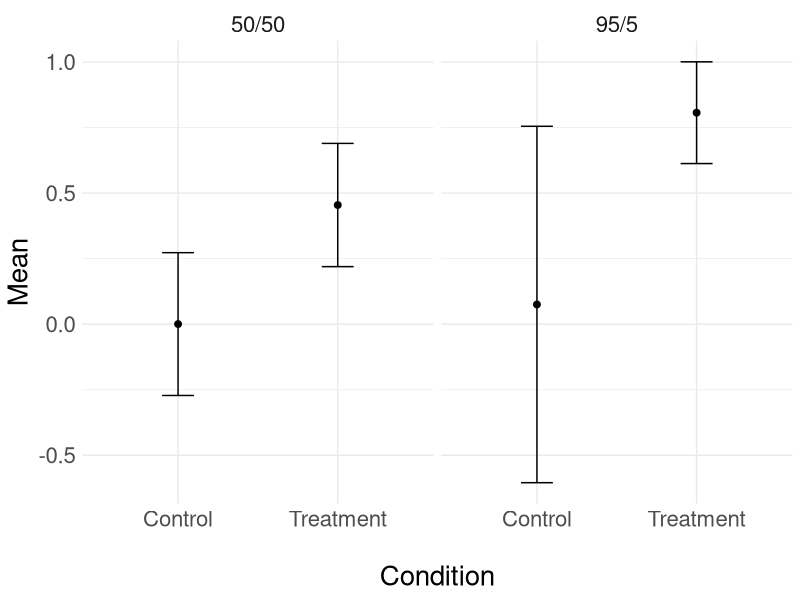
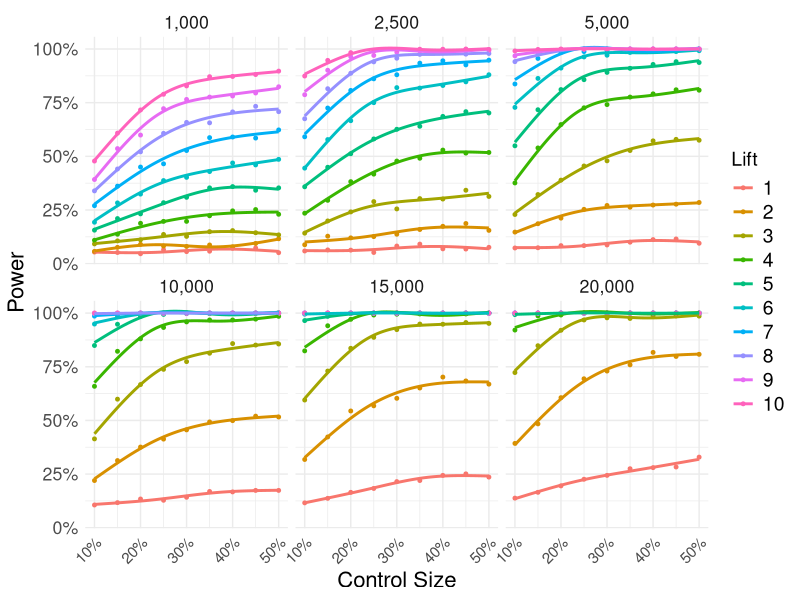
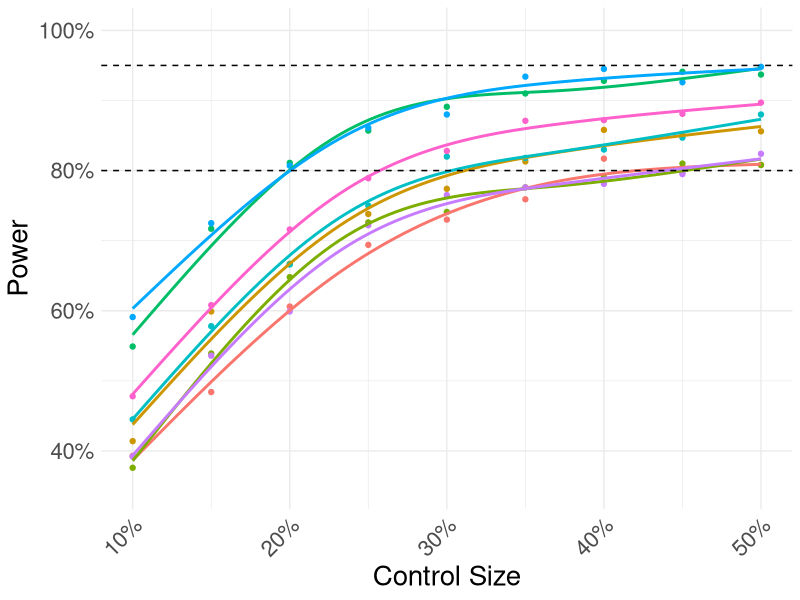
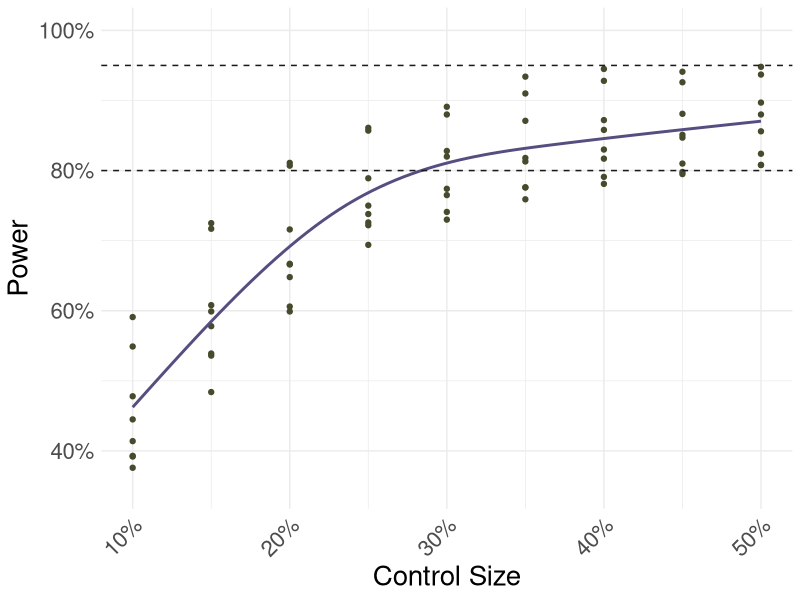

These charts were generated, in order, by the following R code: (Note: this script raises an error after producing the figures.)
## ---- chunk 1
library(tidyverse)
library(mgcv)
library(splines)
library(segmented)
dat <- read_csv("control_size_results.csv")
## ---- chunk 2
set.seed(1839)
halfhalf <- tibble(
  x = rep(0:1, each = 50),
  y = rnorm(100, ifelse(x == 0, 0, .8))
)
# t.test(y ~ x, halfhalf) # uncomment to see sig
holdout5 <- tibble(
  x = c(rep(0, 5), rep(1, 95)),
  y = rnorm(100, ifelse(x == 0, 0, .8))
)
# t.test(y ~ x, holdout5) # uncomment to see sig
se <- function(x) sd(x) / sqrt(length(x))
illustrate <- tibble(
  split = c("50/50", "50/50", "95/5", "95/5"),
  cond = c("Control", "Treatment", "Control", "Treatment"),
  mean = c(with(halfhalf, tapply(y, x, mean)), 
           with(holdout5, tapply(y, x, mean))),
  se = c(with(halfhalf, tapply(y, x, se)), with(holdout5, tapply(y, x, se)))
)
ggplot(illustrate, aes(x = cond, y = mean)) +
  geom_point(size = 2) +
  geom_errorbar(aes(ymin = mean - 1.96 * se, ymax = mean + 1.96 * se),
                width = .2) +
  facet_grid(~ split) +
  theme_minimal() +
  theme(text = element_text(size = 20),
        legend.position = "none") +
  labs(x = "\nCondition", y = "Mean")
## ---- chunk 3
ggplot(dat, aes(x = ctl, y = power, color = factor(lift * 100))) +
  geom_point(size = 1) +
  geom_smooth(se = FALSE, method = "gam", alpha = .8,
              formula = y ~ ns(x, df = 3), size = 1) +
  facet_wrap(~ n, labeller = as_labeller(c(
    "1000" = "1,000",
    "2500" = "2,500",
    "5000" = "5,000",
    "10000" = "10,000",
    "15000" = "15,000",
    "20000" = "20,000"
  ))) +
  theme_minimal() +
  theme(axis.text.x = element_text(hjust = 1, angle = 45, size = 11),
        text = element_text(size = 16),
        # legend.position = "top",
        legend.title = element_text(size = 14),
        legend.text = element_text(size = 14)) +
  labs(x = "Control Size", y = "Power") +
  scale_color_discrete(name = "Lift") +
  scale_x_continuous(label = function(x) paste0(x * 100, "%")) +
  scale_y_continuous(label = function(x) paste0(x * 100, "%"))
## ---- chunk 4
dat %>% 
  group_by(n, lift) %>% 
  filter(max(power) > .8 & max(power) < .95) %>% 
  ggplot(aes(x = ctl, y = power, color = paste0(lift, n))) +
  geom_point() +
  geom_smooth(se = FALSE, method = "gam", formula = y ~ ns(x, df = 3)) +
  geom_hline(aes(yintercept = .8), linetype = 2) +
  geom_hline(aes(yintercept = .95), linetype = 2) +
  theme_minimal() +
  theme(axis.text.x = element_text(hjust = 1, angle = 45),
        text = element_text(size = 20),
        legend.position = "none") +
  labs(x = "Control Size", y = "Power") +
  scale_x_continuous(label = function(x) paste0(x * 100, "%")) +
  scale_y_continuous(label = function(x) paste0(x * 100, "%")) +
  coord_cartesian(ylim = c(.35, 1))
## ---- chunk 5
dat %>% 
  group_by(n, lift) %>% 
  filter(max(power) > .8 & max(power) < .95) %>% 
  ggplot(aes(x = ctl, y = power)) +
  geom_point(color = "#474A2C") +
  geom_smooth(se = FALSE, method = "gam", formula = y ~ ns(x, df = 3),
              color = "#564D80") +
  geom_hline(aes(yintercept = .8), linetype = 2, color = "grey10") +
  geom_hline(aes(yintercept = .95), linetype = 2, color = "grey10") +
  theme_minimal() +
  theme(axis.text.x = element_text(hjust = 1, angle = 45),
        text = element_text(size = 20),
        legend.position = "none") +
  labs(x = "Control Size", y = "Power") +
  scale_x_continuous(label = function(x) paste0(x * 100, "%")) +
  scale_y_continuous(label = function(x) paste0(x * 100, "%")) +
  coord_cartesian(ylim = c(.35, 1))
## ---- chunk 6
fit_lm_dat <- dat %>% 
  group_by(n, lift) %>% 
  filter(max(power) > .8 & max(power) < .95)
fit_lm <- lm(power ~ ctl, fit_lm_dat)
fit_sgmt <- segmented(fit_lm, ~ctl, .3)
psi_ci <- confint(fit_sgmt)$ctl

ggplot(fit_lm_dat, aes(x = ctl, y = power)) +
  geom_point(color = "#474A2C") +
  geom_smooth(method = "lm", se = FALSE, 
              formula = y ~ x + I((x - psi_ci[1]) * I(psi_ci[1] > x)),
              color = "#564D80") +
  geom_segment(aes(x = psi_ci[2], xend = psi_ci[3], 
                   y = .4, yend = .4), color = "#E03616") +
  coord_cartesian(ylim = c(.35, 1)) +
  geom_point(mapping = aes(x = psi_ci[1], y = .4), color = "#5C0029",
             shape = "diamond", size = 3) +
  theme_minimal() +
  theme(axis.text.x = element_text(hjust = 1, angle = 45),
        text = element_text(size = 20),
        legend.position = "none") +
  labs(x = "Control Size", y = "Power") +
  scale_x_continuous(label = function(x) paste0(x * 100, "%")) +
  scale_y_continuous(label = function(x) paste0(x * 100, "%")) +
  geom_hline(aes(yintercept = .8), linetype = 2, color = "grey10")
